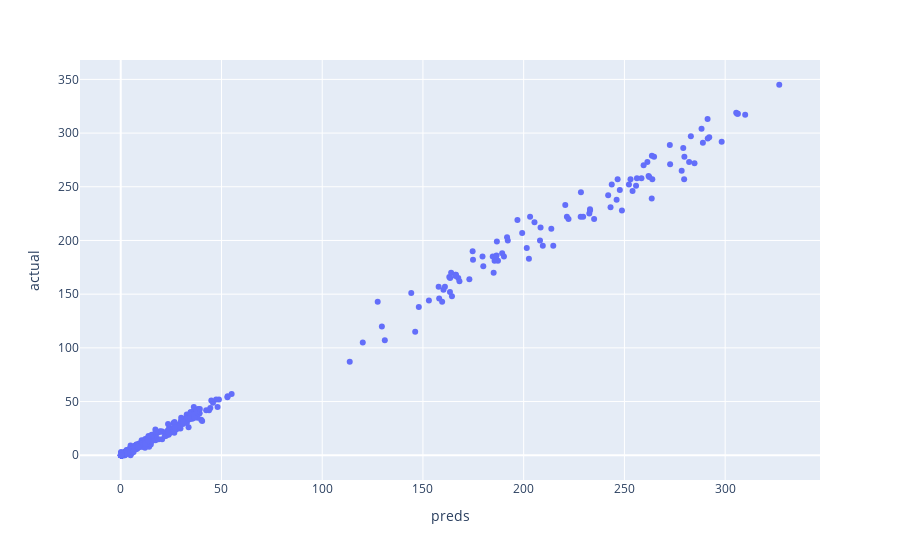

Here is the notebook cell this chart was saved with:
### Code cell
plot_df = pd.DataFrame({'preds': model['preds_full'], 'actual': df_t[y]})
fig = px.scatter(plot_df, x="preds", y="actual")
fig.show()

### Figure 1 — Plotly figure (JSON) as saved in the notebook; plotly's stock layout.template omitted (floating-point values rounded to 4 significant figures; data arrays with more than 128 entries replaced by an {"elided": "..."} marker saying what was removed)
{"data": [{"hovertemplate": "preds=%{x}<br>actual=%{y}<extra></extra>", "legendgroup": "", "marker": {"color": "#636efa", "symbol": "circle"}, "mode": "markers", "name": "", "orientation": "v", "showlegend": false, "type": "scatter", "x": {"elided": "728 float values"}, "xaxis": "x", "y": {"elided": "728 int values"}, "yaxis": "y"}], "layout": {"legend": {"tracegroupgap": 0}, "margin": {"t": 60}, "xaxis": {"anchor": "y", "domain": [0, 1], "title": {"text": "preds"}}, "yaxis": {"anchor": "x", "domain": [0, 1], "title": {"text": "actual"}}}}
